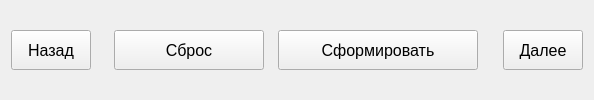
    <widget class="QWidget" name="widget" native="true">
     <property name="font">
      <font>
       <italic>false</italic>
      </font>
     </property>
     <layout class="QHBoxLayout" name="horizontalLayout_2">
      <item>
       <widget class="QPushButton" name="btn_back">
        <property name="minimumSize">
         <size>
          <width>0</width>
          <height>40</height>
         </size>
        </property>
        <property name="maximumSize">
         <size>
          <width>150</width>
          <height>16777215</height>
         </size>
        </property>
        <property name="font">
         <font>
          <pointsize>12</pointsize>
          <italic>false</italic>
         </font>
        </property>
        <property name="cursor">
         <cursorShape>PointingHandCursor</cursorShape>
        </property>
        <property name="text">
         <string>Назад</string>
        </property>
       </widget>
      </item>
      <item>
       <widget class="QWidget" name="widget_7" native="true">
        <property name="minimumSize">
         <size>
          <width>400</width>
          <height>0</height>
         </size>
        </property>
        <property name="maximumSize">
         <size>
          <width>400</width>
          <height>16777215</height>
         </size>
        </property>
        <property name="font">
         <font>
          <italic>false</italic>
         </font>
        </property>
        <layout class="QHBoxLayout" name="horizontalLayout">
         <item>
          <widget class="QPushButton" name="btnClear">
           <property name="minimumSize">
            <size>
             <width>0</width>
             <height>40</height>
            </size>
           </property>
           <property name="maximumSize">
            <size>
             <width>150</width>
             <height>16777215</height>
            </size>
           </property>
           <property name="font">
            <font>
             <pointsize>12</pointsize>
             <italic>false</italic>
            </font>
           </property>
           <property name="cursor">
            <cursorShape>PointingHandCursor</cursorShape>
           </property>
           <property name="text">
            <string>Сброс</string>
           </property>
          </widget>
         </item>
         <item>
          <widget class="QPushButton" name="btnGenerate">
           <property name="minimumSize">
            <size>
             <width>0</width>
             <height>40</height>
            </size>
           </property>
           <property name="maximumSize">
            <size>
             <width>200</width>
             <height>16777215</height>
            </size>
           </property>
           <property name="font">
            <font>
             <pointsize>12</pointsize>
             <italic>false</italic>
            </font>
           </property>
           <property name="cursor">
            <cursorShape>PointingHandCursor</cursorShape>
           </property>
           <property name="text">
            <string>Сформировать</string>
           </property>
          </widget>
         </item>
        </layout>
       </widget>
      </item>
      <item>
       <widget class="QPushButton" name="btn_next">
        <property name="minimumSize">
         <size>
          <width>0</width>
          <height>40</height>
         </size>
        </property>
        <property name="maximumSize">
         <size>
          <width>150</width>
          <height>16777215</height>
         </size>
        </property>
        <property name="font">
         <font>
          <pointsize>12</pointsize>
          <italic>false</italic>
         </font>
        </property>
        <property name="cursor">
         <cursorShape>PointingHandCursor</cursorShape>
        </property>
        <property name="text">
         <string>Далее</string>
        </property>
       </widget>
      </item>
     </layout>
    </widget>
